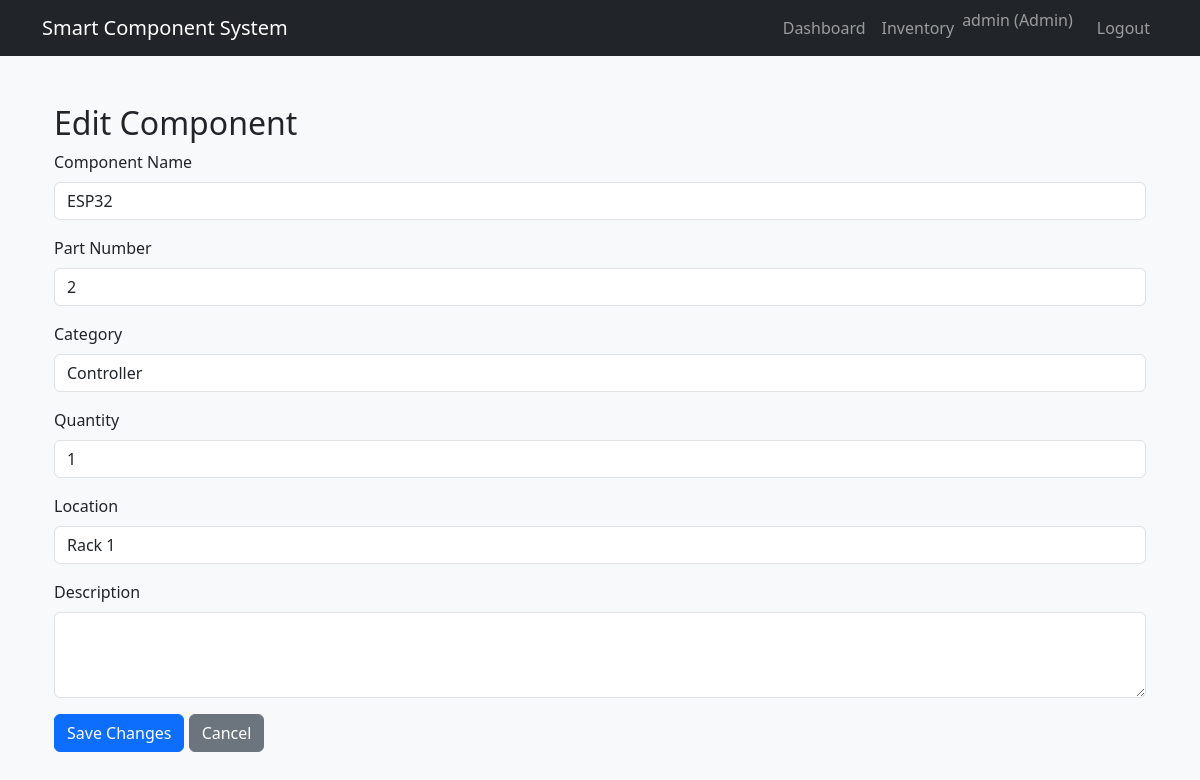
The page /inventory/edit/1 (signed in) on the database its author committed.
### app.py (models this page shows)
class Component(db.Model):
    id = db.Column(db.Integer, primary_key=True)
    name = db.Column(db.String(100), nullable=False)
    part_number = db.Column(db.String(50), unique=True, nullable=False)
    category = db.Column(db.String(50), nullable=False)
    quantity = db.Column(db.Integer, nullable=False, default=0)
    damaged_quantity = db.Column(db.Integer, nullable=False, default=0)
    inspection_quantity = db.Column(db.Integer, nullable=False, default=0)
    location = db.Column(db.String(100), nullable=False)
    description = db.Column(db.String(300), default="")

### app.py (the view, shortened to what this page needs)
@app.route("/inventory/edit/<int:component_id>", methods=["GET", "POST"])
def edit_component(component_id):
    if "user_id" not in session:
        return redirect(url_for("login"))
    if not admin_required():
        return "Access denied: Admin only.", 403
    component = db.session.get(Component, component_id)
    if component is None:
        return "Component not found.", 404
    return render_template(
        "edit_component.html",
        component=component
    )

### app.py (called while the page is built)
@app.before_request
def enforce_account_status():
    if "user_id" not in session or request.endpoint in ("login", "signup", "logout", "static"):
        return None
    user = db.session.get(User, session.get("user_id"))
    if user is None or not user.is_active or user.approval_status != "Approved":
        session.clear()
        flash("Your account is not active. Please contact the administrator.", "warning")
        return redirect(url_for("login"))
    return None

def admin_required():
    return "user_id" in session and session.get("role") == "Admin"

### templates/edit_component.html
{% extends "base.html" %}
{% block content %}
<div class="container mt-4">
    <h2>Edit Component</h2>
    <form method="POST">
        <div class="mb-3">
            <label class="form-label">Component Name</label>
            <input type="text" name="name" class="form-control"
                   value="{{ component.name }}" required>
        </div>
        <div class="mb-3">
            <label class="form-label">Part Number</label>
            <input type="text" name="part_number" class="form-control"
                   value="{{ component.part_number }}" required>
        </div>
        <div class="mb-3">
            <label class="form-label">Category</label>
            <input type="text" name="category" class="form-control"
                   value="{{ component.category }}" required>
        </div>
        <div class="mb-3">
            <label class="form-label">Quantity</label>
            <input type="number" name="quantity" class="form-control"
                   value="{{ component.quantity }}" min="0" required>
        </div>
        <div class="mb-3">
            <label class="form-label">Location</label>
            <input type="text" name="location" class="form-control"
                   value="{{ component.location }}" required>
        </div>
        <div class="mb-3">
            <label class="form-label">Description</label>
            <textarea name="description" class="form-control"
                      rows="3">{{ component.description or '' }}</textarea>
        </div>
        <button type="submit" class="btn btn-primary">
            Save Changes
        </button>
        <a href="{{ url_for('inventory') }}"
           class="btn btn-secondary">Cancel</a>
    </form>
</div>
{% endblock %}

### rows shown on the page
Component: name "ESP32", part_number "2", category "Controller", quantity "1", location "Rack 1"

### other values the page prints
{{ session.get('username', '') }} "admin"
{{ session.get('role', '') }} "Admin"
